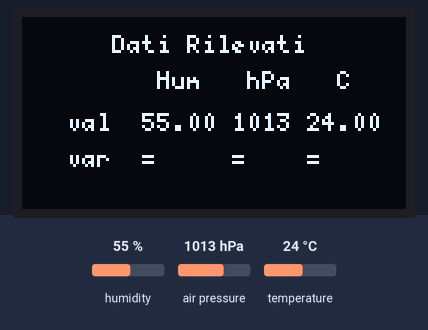
The sketch below on a simulated Arduino Uno, built with avr-gcc and run on an emulated ATmega328P. Shown: 128×64 one-colour display. The test bench sets the inputs (shaded band); at power-on: humidity 55 %, air pressure 1013 hPa, temperature 24 °C. What the sketch prints to the serial monitor is not drawn.

Above: at 10.9 s.
11.0 s: humidity set to 22 %
At 21.3 s:
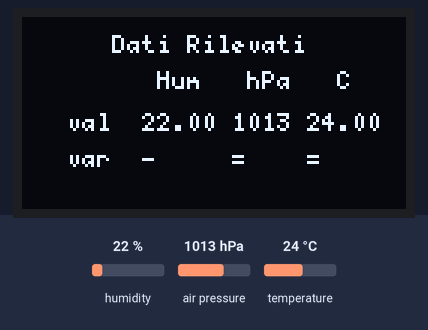
21.8 s: air pressure set to 952 hPa
At 31.2 s:
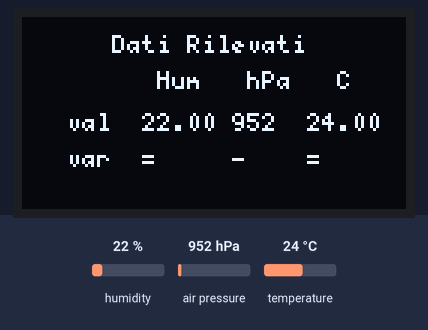
35.8 s: temperature set to 12 °C
At 41.0 s:
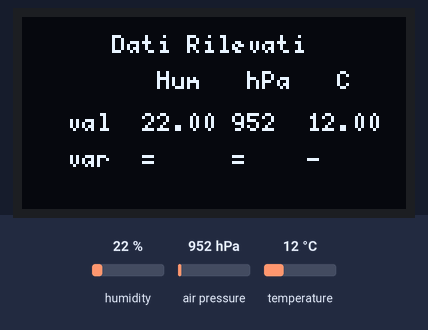
47.1 s: air pressure set to 975 hPa
At 52.1 s:
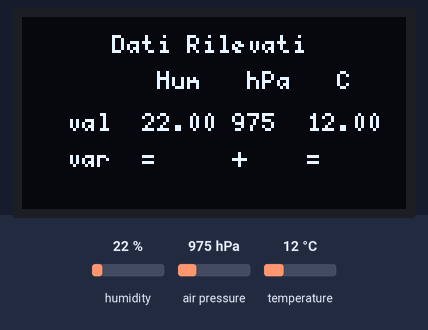
57.3 s: humidity set to 40 %
At 62.0 s:
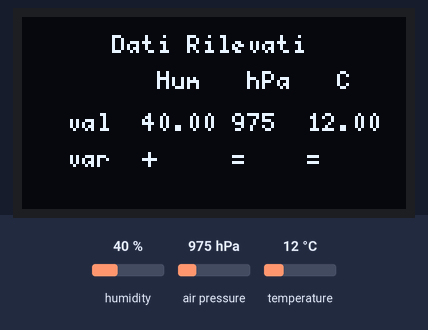
67.4 s: air pressure set to 1000 hPa
At 71.9 s:
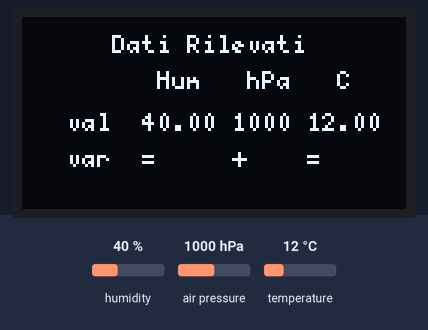
Timing chart, 0 to 73.4 s (numbered marks = the images above; inputs shaded):
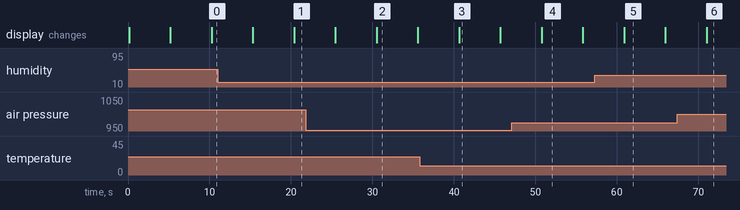

The sketch:

StazioneMeteo.ino
```cpp
#include "DHT.h"
#include <U8g2lib.h>
#include <Wire.h>
#include <SPI.h>
#include <Adafruit_BMP280.h>

#define PIN_DHT 5
#define DHT_TYPE DHT11
#define DELAY_FRAME_DISPLAY  //ritardo tra una frame e l'altra dell'animazione del display
#define IMAGE_WIDTH 47  //lunghezza in pixels dello schermo
#define IMAGE_HEIGHT 60 //altezza in pixels dello schermo
#define NAN - 999.99
#define DELA 5000 //DELAY
#define BMP_SCK 13
#define BMP_MISO 12
#define BMP_MOSI 11
#define BMP_CS 10

const static char piantina2_piccola_bits[] PROGMEM = { 0x00, 0x00, 0x00, 0x00, 0x00, 0x00, 0x00, 0x00, 0x00, 0x00, 0x00, 0x00,
  0xE0, 0xFF, 0x00, 0x80, 0x7F, 0x00, 0xE0, 0xFF, 0x00, 0x80, 0x7F, 0x00,
  0xE0, 0xFF, 0x00, 0x80, 0x7F, 0x00, 0xE0, 0xFF, 0x00, 0x80, 0x7F, 0x00,
  0x1E, 0x00, 0x0F, 0x78, 0x80, 0x03, 0x1E, 0x00, 0x0F, 0x78, 0x80, 0x03,
  0x1E, 0x00, 0x0F, 0x78, 0x80, 0x03, 0xFE, 0xFF, 0xF0, 0x87, 0x07, 0x3C,
  0xFE, 0xFF, 0xF0, 0x87, 0x07, 0x3C, 0xFE, 0xFF, 0xF0, 0x87, 0x07, 0x3C,
  0xFE, 0xFF, 0xF0, 0x87, 0x07, 0x3C, 0x1E, 0x00, 0x70, 0x00, 0xF8, 0x3F,
  0x1E, 0x00, 0x70, 0x00, 0xF8, 0x3F, 0x1E, 0x00, 0x70, 0x00, 0xF8, 0x3F,
  0x1E, 0x00, 0x70, 0x00, 0xF8, 0x3F, 0x00, 0xFF, 0x70, 0xF8, 0x07, 0x00,
  0x00, 0xFF, 0x70, 0xF8, 0x07, 0x00, 0x00, 0xFF, 0x70, 0xF8, 0x07, 0x00,
  0x00, 0xFF, 0x70, 0xF8, 0x07, 0x00, 0xE0, 0x00, 0xFF, 0x07, 0x78, 0x00,
  0xE0, 0x00, 0xFF, 0x07, 0x78, 0x00, 0xE0, 0x00, 0xFF, 0x07, 0x78, 0x00,
  0x00, 0xFF, 0x70, 0xF8, 0x07, 0x00, 0x00, 0xFF, 0x70, 0xF8, 0x07, 0x00,
  0x00, 0xFF, 0x70, 0xF8, 0x07, 0x00, 0x00, 0xFF, 0x70, 0xF8, 0x07, 0x00,
  0x00, 0x00, 0x70, 0x00, 0x00, 0x00, 0x00, 0x00, 0x70, 0x00, 0x00, 0x00,
  0x00, 0x00, 0x70, 0x00, 0x00, 0x00, 0x00, 0x00, 0x70, 0x00, 0x00, 0x00,
  0xE0, 0xFF, 0xFF, 0xFF, 0x7F, 0x00, 0xE0, 0xFF, 0xFF, 0xFF, 0x7F, 0x00,
  0xE0, 0xFF, 0xFF, 0xFF, 0x7F, 0x00, 0xE0, 0xFF, 0xFF, 0xFF, 0x7F, 0x00,
  0xE0, 0x00, 0x00, 0x00, 0x78, 0x00, 0xE0, 0x00, 0x00, 0x00, 0x78, 0x00,
  0xE0, 0x00, 0x00, 0x00, 0x78, 0x00, 0xE0, 0xFF, 0xFF, 0xFF, 0x7F, 0x00,
  0xE0, 0xFF, 0xFF, 0xFF, 0x7F, 0x00, 0xE0, 0xFF, 0xFF, 0xFF, 0x7F, 0x00,
  0xE0, 0xFF, 0xFF, 0xFF, 0x7F, 0x00, 0x00, 0x0F, 0x00, 0x80, 0x07, 0x00,
  0x00, 0x0F, 0x00, 0x80, 0x07, 0x00, 0x00, 0x0F, 0x00, 0x80, 0x07, 0x00,
  0x00, 0x0F, 0x00, 0x80, 0x07, 0x00, 0x00, 0x0F, 0x00, 0x80, 0x07, 0x00,
  0x00, 0x0F, 0x00, 0x80, 0x07, 0x00, 0x00, 0x0F, 0x00, 0x80, 0x07, 0x00,
  0x00, 0x0F, 0x00, 0x80, 0x07, 0x00, 0x00, 0x0F, 0x00, 0x80, 0x07, 0x00,
  0x00, 0x0F, 0x00, 0x80, 0x07, 0x00, 0x00, 0x0F, 0x00, 0x80, 0x07, 0x00,
  0x00, 0xF0, 0xFF, 0x7F, 0x00, 0x00, 0x00, 0xF0, 0xFF, 0x7F, 0x00, 0x00,
  0x00, 0xF0, 0xFF, 0x7F, 0x00, 0x00, 0x00, 0xF0, 0xFF, 0x7F, 0x00, 0x00,
  0x00, 0x00, 0x00, 0x00, 0x00, 0x00, 0x00, 0x00, 0x00, 0x00, 0x00, 0x00
};

////////////////////////////////// DICHIARAZIONI VARIABILI SENSORI  //////////////////////////
U8G2_SH1106_128X64_NONAME_F_HW_I2C u8g2(U8G2_R0, U8X8_PIN_NONE);
DHT dht(PIN_DHT, DHT_TYPE);
Adafruit_BMP280 bmp(BMP_CS, BMP_MOSI, BMP_MISO, BMP_SCK);
/////////////////////////////////////////////////////////////////////////////////////////////

float soglia_temperatura = 0;
float soglia_pressione = 0;
float soglia_umidita = 0;

int calcolaVariazione(float nuovo, float &soglia)
{

  /*
  Serial.print("valore soglia:");
  Serial.println(soglia);
  Serial.print("Valore letto:");
  Serial.println(nuovo);
  */

  if (nuovo == NAN) return 0;

  if (round(nuovo) > (soglia + (soglia *(10 / 100))))
  {
    soglia = nuovo + nuovo *(10 / 100);
    //Serial.println("sono di più");
    return 1;
  }
  else if (round(nuovo) < (soglia - soglia *((10 / 100))))
  {
    soglia = nuovo - nuovo *(10 / 100);
    //Serial.println("sono di meno");
    return -1;
  }
  else
  {
    return 0;
  }
}

//funzione di impostazione dei font dell'OLED
void u8g2_prepare()
{
  u8g2.setFont(u8g2_font_6x10_tf);
  u8g2.setFontRefHeightExtendedText();
  u8g2.setDrawColor(1);
  u8g2.setFontPosTop();
  u8g2.setFontDirection(0);
}

/*
Funzione che converte il risultato numerico del controllo della variazione in una stringa ASCII visualizzabile sullo schermo.
*/
String esitoVariazione(int numeroVariazione)
{
  Serial.print(numeroVariazione);
  switch (numeroVariazione)
  {
    case -1:
      return "-";
      break;
    case 1:
      return "+";
      break;
    default:
      return "=";
      break;
  }
}

// SCRITTURA DELLA SCHERMATA CHE MOSTRA I VALORI RILEVATI A VIDEO
void disegna_rilevamento(float valhum, float valtemp, float valpres, int humVariazione, int tempVariazione, int presVariazione)
{
  u8g2.setCursor(30, 5);
  u8g2.print(F("Dati Rilevati"));
  u8g2.setCursor(45, 17);
  u8g2.print(F("Hum"));
  u8g2.setCursor(75, 17);
  u8g2.print(F("hPa"));
  u8g2.setCursor(105, 17);
  u8g2.print(F("C\xb0"));
  u8g2.setFont(u8g2_font_5x7_tr);
  u8g2.setFontPosTop();
  u8g2.setFontDirection(0);
  u8g2.setCursor(15, 43); //primo numero è la colonna, il secondo la riga
  u8g2.print("var");
  u8g2.setCursor(15, 31);
  u8g2.print("val");

  //val e var Hum
  if (valhum != NAN)
  {
    u8g2.drawStr(40, 31, String(valhum).c_str());
    u8g2.drawUTF8(40, 43, esitoVariazione(humVariazione).c_str());
  }
  else
  {
    u8g2.setCursor(40, 31);
    u8g2.print(F("n/a"));
  }
  //val e var temp
  if (valtemp != NAN)
  {
    u8g2.drawStr(95, 31, String(valtemp).c_str());
    u8g2.drawUTF8(95, 43, esitoVariazione(tempVariazione).c_str());
  }
  else
  {
    u8g2.setCursor(95, 31);
    u8g2.print(F("n/a"));
  }

  //val e var pres
  if (valpres != NAN)
  {
    int valpres_int = valpres;
    u8g2.drawStr(70, 31, String(valpres_int).c_str());
    u8g2.drawUTF8(70, 43, esitoVariazione(presVariazione).c_str());
  }
  else
  {
    u8g2.setCursor(70, 31);
    u8g2.print(F("n/a"));
  }
}

// funzione di disegno dell'immagine di screensaver
void u8g2_bitmap()
{
  u8g2.clearBuffer();
  u8g2.drawXBMP(43, 0, IMAGE_WIDTH, IMAGE_HEIGHT, piantina2_piccola_bits);
  u8g2.sendBuffer();
  delay(DELA);
  u8g2.clearBuffer();
}

void setup()
{
  // =============== DHT11 ================
  //inizio lettura dal DHT11 e scrittura su porta seriale
  Serial.begin(9600);
  dht.begin();

  // ================ OLED ===============
  u8g2.begin();
  u8g2_prepare();

  // ================ BMP280 ===============
  bmp.begin();
  bmp.setSampling(Adafruit_BMP280::MODE_NORMAL, //modo di operazione
    Adafruit_BMP280::SAMPLING_X2, //oversampling della temperatura (non usato)
    Adafruit_BMP280::SAMPLING_X16,  //oversampling della pressione
    Adafruit_BMP280::FILTER_X16,  //filtering
    Adafruit_BMP280::STANDBY_MS_500); //tempo di standby
}

void loop()
{
  u8g2.clearBuffer();

  float humFloat = dht.readHumidity();
  float tempFloat = dht.readTemperature();
  float presFloat = bmp.readPressure()/100; //in hPa

  if (isnan(humFloat))
  {
    humFloat = NAN;
  }
  if (isnan(tempFloat))
  {
    tempFloat = NAN;
  }
  if (isnan(presFloat))
  {
    presFloat = NAN;
  }

  int humVariazione = calcolaVariazione(humFloat, soglia_umidita);
  int tempVariazione = calcolaVariazione(tempFloat, soglia_temperatura);
  int presVariazione = calcolaVariazione(presFloat, soglia_pressione);

  /*
  Serial.println(humFloat);
  Serial.println(tempFloat);
  Serial.println(presFloat);
  */

  u8g2.clearBuffer();
  disegna_rilevamento(humFloat, tempFloat, presFloat, humVariazione, tempVariazione, presVariazione);
  u8g2.sendBuffer();
  delay(DELA);

  u8g2_bitmap();
}
```

Measured:
- after the input at 11.0 s, the display: first differs from a run without the input after 9.4 s (image 1)
- after the input at 35.8 s, the display: changes after 4.8 s (image 3)
- after the input at 47.1 s, the display: changes after 3.7 s (image 4)
- after the input at 57.3 s, the display: changes after 3.6 s (image 5)
- after the input at 67.4 s, the display: changes after 3.6 s (image 6)
- what the display in image 2 shows lasts 5.0 s, from 30.5 s to 35.5 s
